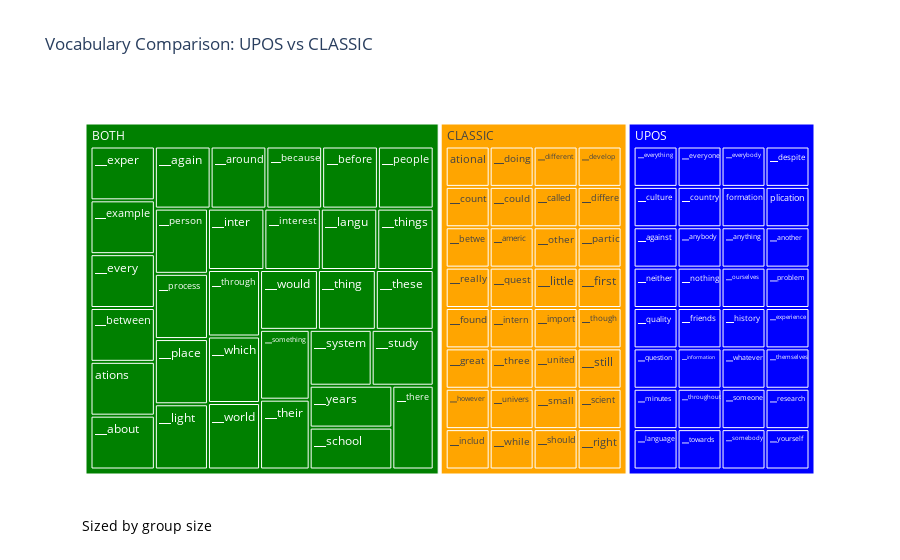

Notebook source saved alongside this figure:
### Code cell
df_treemap = df.reset_index()
df_treemap.rename(columns={'index': 'TOKEN'}, inplace=True)
df_treemap['CATEGORY SIZE'] = df_treemap.groupby('COMPARE')['TOKEN'].transform('count')
df_treemap['TOKEN LENGTH'] = df_treemap['TOKEN'].str.len()
df_treemap.sort_values(by=['TOKEN LENGTH'], ascending=False, inplace=True)
# print(df_treemap)

max_example_tokens = 32
df_treemap = (
    df_treemap.groupby('COMPARE')[['TOKEN', 'TOKEN LENGTH', 'COMPARE', 'CATEGORY SIZE']]
    .apply(lambda x: x.head(max_example_tokens))
    .reset_index(drop=True)
)
fig = px.treemap(
    df_treemap,
    path=['COMPARE', 'TOKEN'], 
    values='CATEGORY SIZE', 
    color='COMPARE',
    color_discrete_map={
        'BOTH': 'green',
        'UPOS': 'blue',
        'CLASSIC': 'orange',
        'NONE': 'gray'
    },
    title="Vocabulary Comparison: UPOS vs CLASSIC"
)
fig.add_annotation(
    text="Sized by group size",  # Subtitle text
    xref="paper",  # x and y coordinates relative to the paper (canvas)
    yref="paper",
    x=0,
    y=-0.15, 
    showarrow=False,
    font=dict(size=14, color="black"),
    align="left",
)
fig.show()

### Figure 1 — Plotly figure (JSON) as saved in the notebook; plotly's stock layout.template omitted (floating-point values rounded to 4 significant figures)
{"data": [{"branchvalues": "total", "customdata": [["CLASSIC"], ["BOTH"], ["BOTH"], ["UPOS"], ["UPOS"], ["UPOS"], ["BOTH"], ["CLASSIC"], ["CLASSIC"], ["CLASSIC"], ["UPOS"], ["UPOS"], ["UPOS"], ["CLASSIC"], ["CLASSIC"], ["CLASSIC"], ["CLASSIC"], ["CLASSIC"], ["BOTH"], ["BOTH"], ["UPOS"], ["UPOS"], ["BOTH"], ["UPOS"], ["CLASSIC"], ["BOTH"], ["UPOS"], ["UPOS"], ["BOTH"], ["BOTH"], ["BOTH"], ["UPOS"], ["UPOS"], ["BOTH"], ["UPOS"], ["CLASSIC"], ["UPOS"], ["CLASSIC"], ["BOTH"], ["CLASSIC"], ["UPOS"], ["BOTH"], ["UPOS"], ["CLASSIC"], ["UPOS"], ["UPOS"], ["BOTH"], ["CLASSIC"], ["BOTH"], ["UPOS"], ["CLASSIC"], ["CLASSIC"], ["UPOS"], ["CLASSIC"], ["UPOS"], ["CLASSIC"], ["UPOS"], ["CLASSIC"], ["UPOS"], ["BOTH"], ["BOTH"], ["CLASSIC"], ["BOTH"], ["CLASSIC"], ["BOTH"], ["CLASSIC"], ["CLASSIC"], ["BOTH"], ["UPOS"], ["UPOS"], ["BOTH"], ["CLASSIC"], ["UPOS"], ["CLASSIC"], ["BOTH"], ["BOTH"], ["BOTH"], ["CLASSIC"], ["BOTH"], ["BOTH"], ["UPOS"], ["BOTH"], ["BOTH"], ["BOTH"], ["CLASSIC"], ["BOTH"], ["UPOS"], ["UPOS"], ["CLASSIC"], ["CLASSIC"], ["CLASSIC"], ["BOTH"], ["CLASSIC"], ["UPOS"], ["BOTH"], ["UPOS"], ["BOTH"], ["CLASSIC"], ["UPOS"]], "domain": {"x": [0, 1], "y": [0, 1]}, "hovertemplate": "labels=%{label}<br>CATEGORY SIZE=%{value}<br>parent=%{parent}<br>id=%{id}<br>COMPARE=%{customdata[0]}<extra></extra>", "ids": ["CLASSIC/ational", "BOTH/▁exper", "BOTH/▁example", "UPOS/▁everything", "UPOS/▁everyone", "UPOS/▁everybody", "BOTH/▁every", "CLASSIC/▁doing", "CLASSIC/▁different", "CLASSIC/▁develop", "UPOS/▁despite", "UPOS/▁culture", "UPOS/▁country", "CLASSIC/▁count", "CLASSIC/▁could", "CLASSIC/▁called", "CLASSIC/▁differe", "CLASSIC/▁betwe", "BOTH/▁between", "BOTH/ations", "UPOS/formation", "UPOS/plication", "BOTH/▁about", "UPOS/▁against", "CLASSIC/▁americ", "BOTH/▁again", "UPOS/▁anybody", "UPOS/▁anything", "BOTH/▁around", "BOTH/▁because", "BOTH/▁before", "UPOS/▁another", "UPOS/▁neither", "BOTH/▁people", "UPOS/▁nothing", "CLASSIC/▁other", "UPOS/▁ourselves", "CLASSIC/▁partic", "BOTH/▁person", "CLASSIC/▁really", "UPOS/▁problem", "BOTH/▁process", "UPOS/▁quality", "CLASSIC/▁quest", "UPOS/▁question", "UPOS/▁minutes", "BOTH/▁place", "CLASSIC/▁little", "BOTH/▁light", "UPOS/▁language", "CLASSIC/▁first", "CLASSIC/▁found", "UPOS/▁friends", "CLASSIC/▁great", "UPOS/▁history", "CLASSIC/▁however", "UPOS/▁experience", "CLASSIC/▁includ", "UPOS/▁information", "BOTH/▁inter", "BOTH/▁interest", "CLASSIC/▁intern", "BOTH/▁langu", "CLASSIC/▁import", "BOTH/▁things", "CLASSIC/▁though", "CLASSIC/▁three", "BOTH/▁through", "UPOS/▁throughout", "UPOS/▁towards", "BOTH/▁which", "CLASSIC/▁univers", "UPOS/▁whatever", "CLASSIC/▁while", "BOTH/▁world", "BOTH/▁would", "BOTH/▁thing", "CLASSIC/▁united", "BOTH/▁these", "BOTH/▁something", "UPOS/▁themselves", "BOTH/▁their", "BOTH/▁system", "BOTH/▁study", "CLASSIC/▁still", "BOTH/▁years", "UPOS/▁someone", "UPOS/▁somebody", "CLASSIC/▁small", "CLASSIC/▁should", "CLASSIC/▁scient", "BOTH/▁school", "CLASSIC/▁right", "UPOS/▁research", "BOTH/▁there", "UPOS/▁yourself", "BOTH", "CLASSIC", "UPOS"], "labels": ["ational", "▁exper", "▁example", "▁everything", "▁everyone", "▁everybody", "▁every", "▁doing", "▁different", "▁develop", "▁despite", "▁culture", "▁country", "▁count", "▁could", "▁called", "▁differe", "▁betwe", "▁between", "ations", "formation", "plication", "▁about", "▁against", "▁americ", "▁again", "▁anybody", "▁anything", "▁around", "▁because", "▁before", "▁another", "▁neither", "▁people", "▁nothing", "▁other", "▁ourselves", "▁partic", "▁person", "▁really", "▁problem", "▁process", "▁quality", "▁quest", "▁question", "▁minutes", "▁place", "▁little", "▁light", "▁language", "▁first", "▁found", "▁friends", "▁great", "▁history", "▁however", "▁experience", "▁includ", "▁information", "▁inter", "▁interest", "▁intern", "▁langu", "▁import", "▁things", "▁though", "▁three", "▁through", "▁throughout", "▁towards", "▁which", "▁univers", "▁whatever", "▁while", "▁world", "▁would", "▁thing", "▁united", "▁these", "▁something", "▁themselves", "▁their", "▁system", "▁study", "▁still", "▁years", "▁someone", "▁somebody", "▁small", "▁should", "▁scient", "▁school", "▁right", "▁research", "▁there", "▁yourself", "BOTH", "CLASSIC", "UPOS"], "marker": {"colors": ["orange", "green", "green", "blue", "blue", "blue", "green", "orange", "orange", "orange", "blue", "blue", "blue", "orange", "orange", "orange", "orange", "orange", "green", "green", "blue", "blue", "green", "blue", "orange", "green", "blue", "blue", "green", "green", "green", "blue", "blue", "green", "blue", "orange", "blue", "orange", "green", "orange", "blue", "green", "blue", "orange", "blue", "blue", "green", "orange", "green", "blue", "orange", "orange", "blue", "orange", "blue", "orange", "blue", "orange", "blue", "green", "green", "orange", "green", "orange", "green", "orange", "orange", "green", "blue", "blue", "green", "orange", "blue", "orange", "green", "green", "green", "orange", "green", "green", "blue", "green", "green", "green", "orange", "green", "blue", "blue", "orange", "orange", "orange", "green", "orange", "blue", "green", "blue", "green", "orange", "blue"]}, "name": "", "parents": ["CLASSIC", "BOTH", "BOTH", "UPOS", "UPOS", "UPOS", "BOTH", "CLASSIC", "CLASSIC", "CLASSIC", "UPOS", "UPOS", "UPOS", "CLASSIC", "CLASSIC", "CLASSIC", "CLASSIC", "CLASSIC", "BOTH", "BOTH", "UPOS", "UPOS", "BOTH", "UPOS", "CLASSIC", "BOTH", "UPOS", "UPOS", "BOTH", "BOTH", "BOTH", "UPOS", "UPOS", "BOTH", "UPOS", "CLASSIC", "UPOS", "CLASSIC", "BOTH", "CLASSIC", "UPOS", "BOTH", "UPOS", "CLASSIC", "UPOS", "UPOS", "BOTH", "CLASSIC", "BOTH", "UPOS", "CLASSIC", "CLASSIC", "UPOS", "CLASSIC", "UPOS", "CLASSIC", "UPOS", "CLASSIC", "UPOS", "BOTH", "BOTH", "CLASSIC", "BOTH", "CLASSIC", "BOTH", "CLASSIC", "CLASSIC", "BOTH", "UPOS", "UPOS", "BOTH", "CLASSIC", "UPOS", "CLASSIC", "BOTH", "BOTH", "BOTH", "CLASSIC", "BOTH", "BOTH", "UPOS", "BOTH", "BOTH", "BOTH", "CLASSIC", "BOTH", "UPOS", "UPOS", "CLASSIC", "CLASSIC", "CLASSIC", "BOTH", "CLASSIC", "UPOS", "BOTH", "UPOS", "", "", ""], "type": "treemap", "values": [346, 654, 654, 346, 346, 346, 654, 346, 346, 346, 346, 346, 346, 346, 346, 346, 346, 346, 654, 654, 346, 346, 654, 346, 346, 654, 346, 346, 654, 654, 654, 346, 346, 654, 346, 346, 346, 346, 654, 346, 346, 654, 346, 346, 346, 346, 654, 346, 654, 346, 346, 346, 346, 346, 346, 346, 346, 346, 346, 654, 654, 346, 654, 346, 654, 346, 346, 654, 346, 346, 654, 346, 346, 346, 654, 654, 654, 346, 654, 654, 346, 654, 654, 654, 346, 654, 346, 346, 346, 346, 346, 654, 346, 346, 654, 346, 20928, 11072, 11072]}], "layout": {"annotations": [{"align": "left", "font": {"color": "black", "size": 14}, "showarrow": false, "text": "Sized by group size", "x": 0, "xref": "paper", "y": -0.15, "yref": "paper"}], "legend": {"tracegroupgap": 0}, "title": {"text": "Vocabulary Comparison: UPOS vs CLASSIC"}}}
